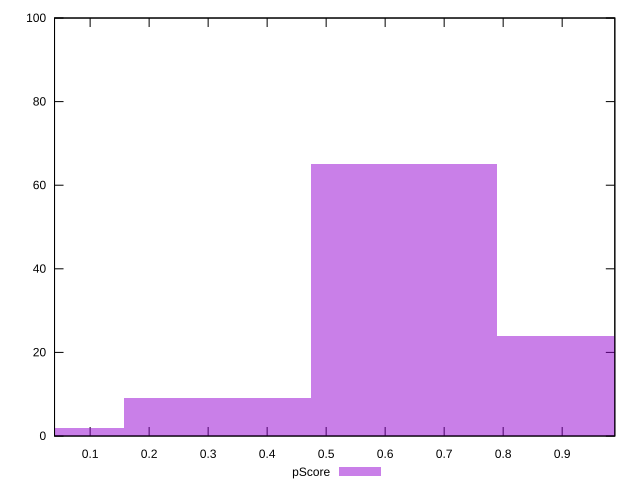

Write the gnuplot code that produced this figure.
reset

$pScore <<EOF
0.6318027395920728 65
0.9477041093881091 24
0.3159013697960364 9
0 2
EOF

set key outside below
set boxwidth 0.3159013697960364
set xrange [0.03966797370268349:0.9892323166378709]
set yrange [0:100]
set trange [0:100]
set style fill transparent solid 0.5 noborder
set terminal svg size 640, 490 enhanced background rgb 'white'
set output "reprap/first-cpu-idle/samples/pages+cached+noexternal+nomedia+nocss/pScore/histogram.svg"

plot $pScore title "pScore" with boxes

reset
